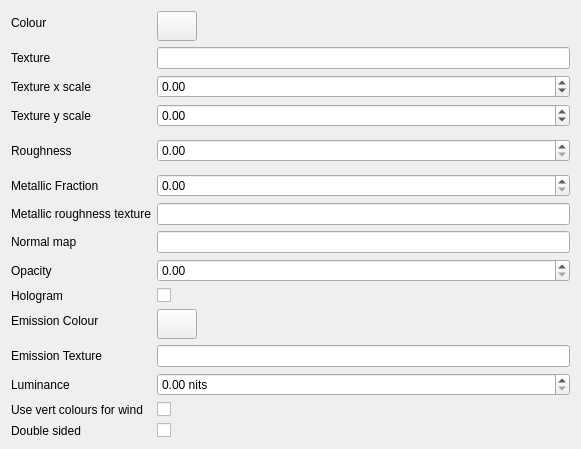
<?xml version="1.0" encoding="UTF-8"?>
<ui version="4.0">
 <class>MaterialEditor</class>
 <widget class="QWidget" name="MaterialEditor">
  <property name="geometry">
   <rect>
    <x>0</x>
    <y>0</y>
    <width>581</width>
    <height>393</height>
   </rect>
  </property>
  <property name="windowTitle">
   <string>Form</string>
  </property>
  <layout class="QFormLayout" name="formLayout">
   <item row="0" column="0">
    <widget class="QLabel" name="label_5">
     <property name="text">
      <string>Colour</string>
     </property>
    </widget>
   </item>
   <item row="2" column="0">
    <widget class="QLabel" name="label_4">
     <property name="text">
      <string>Texture</string>
     </property>
    </widget>
   </item>
   <item row="2" column="1">
    <widget class="FileSelectWidget" name="textureFileSelectWidget"/>
   </item>
   <item row="3" column="0">
    <widget class="QLabel" name="label_9">
     <property name="text">
      <string>Texture x scale</string>
     </property>
    </widget>
   </item>
   <item row="3" column="1">
    <widget class="IndigoDoubleSpinBox" name="textureXScaleDoubleSpinBox">
     <property name="minimum">
      <double>-100000.000000000000000</double>
     </property>
     <property name="maximum">
      <double>100000.000000000000000</double>
     </property>
     <property name="singleStep">
      <double>0.100000000000000</double>
     </property>
    </widget>
   </item>
   <item row="4" column="0">
    <widget class="QLabel" name="label_10">
     <property name="text">
      <string>Texture y scale</string>
     </property>
    </widget>
   </item>
   <item row="4" column="1">
    <widget class="IndigoDoubleSpinBox" name="textureYScaleDoubleSpinBox">
     <property name="minimum">
      <double>-100000.000000000000000</double>
     </property>
     <property name="maximum">
      <double>100000.000000000000000</double>
     </property>
     <property name="singleStep">
      <double>0.100000000000000</double>
     </property>
    </widget>
   </item>
   <item row="5" column="1">
    <spacer name="verticalSpacer">
     <property name="orientation">
      <enum>Qt::Vertical</enum>
     </property>
     <property name="sizeHint" stdset="0">
      <size>
       <width>20</width>
       <height>0</height>
      </size>
     </property>
    </spacer>
   </item>
   <item row="6" column="0">
    <widget class="QLabel" name="label_6">
     <property name="text">
      <string>Roughness</string>
     </property>
    </widget>
   </item>
   <item row="6" column="1">
    <widget class="RealControl" name="roughnessDoubleSpinBox">
     <property name="maximum">
      <double>1.000000000000000</double>
     </property>
     <property name="singleStep">
      <double>0.050000000000000</double>
     </property>
    </widget>
   </item>
   <item row="7" column="1">
    <spacer name="verticalSpacer_3">
     <property name="orientation">
      <enum>Qt::Vertical</enum>
     </property>
     <property name="sizeHint" stdset="0">
      <size>
       <width>20</width>
       <height>0</height>
      </size>
     </property>
    </spacer>
   </item>
   <item row="8" column="0">
    <widget class="QLabel" name="label_8">
     <property name="text">
      <string>Metallic Fraction</string>
     </property>
    </widget>
   </item>
   <item row="8" column="1">
    <widget class="RealControl" name="metallicFractionDoubleSpinBox"/>
   </item>
   <item row="11" column="0">
    <widget class="QLabel" name="label_7">
     <property name="text">
      <string>Opacity</string>
     </property>
    </widget>
   </item>
   <item row="11" column="1">
    <widget class="RealControl" name="opacityDoubleSpinBox"/>
   </item>
   <item row="0" column="1">
    <widget class="QPushButton" name="colourPushButton">
     <property name="sizePolicy">
      <sizepolicy hsizetype="Fixed" vsizetype="Fixed">
       <horstretch>0</horstretch>
       <verstretch>0</verstretch>
      </sizepolicy>
     </property>
     <property name="minimumSize">
      <size>
       <width>30</width>
       <height>30</height>
      </size>
     </property>
     <property name="text">
      <string/>
     </property>
    </widget>
   </item>
   <item row="9" column="0">
    <widget class="QLabel" name="label">
     <property name="text">
      <string>Metallic roughness texture</string>
     </property>
    </widget>
   </item>
   <item row="9" column="1">
    <widget class="FileSelectWidget" name="metallicRoughnessFileSelectWidget"/>
   </item>
   <item row="14" column="0">
    <widget class="QLabel" name="label_2">
     <property name="text">
      <string>Emission Colour</string>
     </property>
    </widget>
   </item>
   <item row="14" column="1">
    <widget class="QPushButton" name="emissionColourPushButton">
     <property name="sizePolicy">
      <sizepolicy hsizetype="Fixed" vsizetype="Fixed">
       <horstretch>0</horstretch>
       <verstretch>0</verstretch>
      </sizepolicy>
     </property>
     <property name="minimumSize">
      <size>
       <width>30</width>
       <height>30</height>
      </size>
     </property>
     <property name="text">
      <string/>
     </property>
    </widget>
   </item>
   <item row="15" column="1">
    <widget class="FileSelectWidget" name="emissionTextureFileSelectWidget"/>
   </item>
   <item row="15" column="0">
    <widget class="QLabel" name="label_3">
     <property name="text">
      <string>Emission Texture</string>
     </property>
    </widget>
   </item>
   <item row="16" column="0">
    <widget class="QLabel" name="label_11">
     <property name="text">
      <string>Luminance</string>
     </property>
    </widget>
   </item>
   <item row="16" column="1">
    <widget class="IndigoDoubleSpinBox" name="luminanceDoubleSpinBox">
     <property name="suffix">
      <string> nits</string>
     </property>
     <property name="maximum">
      <double>100000000.000000000000000</double>
     </property>
    </widget>
   </item>
   <item row="12" column="1">
    <widget class="QCheckBox" name="hologramCheckBox">
     <property name="text">
      <string/>
     </property>
    </widget>
   </item>
   <item row="12" column="0">
    <widget class="QLabel" name="label_12">
     <property name="text">
      <string>Hologram</string>
     </property>
    </widget>
   </item>
   <item row="17" column="1">
    <widget class="QCheckBox" name="windCheckBox">
     <property name="text">
      <string/>
     </property>
    </widget>
   </item>
   <item row="17" column="0">
    <widget class="QLabel" name="label_13">
     <property name="text">
      <string>Use vert colours for wind</string>
     </property>
    </widget>
   </item>
   <item row="18" column="1">
    <widget class="QCheckBox" name="doubleSidedCheckBox">
     <property name="text">
      <string/>
     </property>
    </widget>
   </item>
   <item row="18" column="0">
    <widget class="QLabel" name="label_14">
     <property name="text">
      <string>Double sided</string>
     </property>
    </widget>
   </item>
   <item row="10" column="0">
    <widget class="QLabel" name="label_15">
     <property name="text">
      <string>Normal map</string>
     </property>
    </widget>
   </item>
   <item row="10" column="1">
    <widget class="FileSelectWidget" name="normalMapFileSelectWidget"/>
   </item>
  </layout>
 </widget>
 <customwidgets>
  <customwidget>
   <class>RealControl</class>
   <extends>QDoubleSpinBox</extends>
   <header>../qt/RealControl.h</header>
  </customwidget>
  <customwidget>
   <class>FileSelectWidget</class>
   <extends>QLineEdit</extends>
   <header>../qt/FileSelectWidget.h</header>
  </customwidget>
  <customwidget>
   <class>IndigoDoubleSpinBox</class>
   <extends>QDoubleSpinBox</extends>
   <header>../qt/IndigoDoubleSpinBox.h</header>
  </customwidget>
 </customwidgets>
 <resources/>
 <connections/>
</ui>
